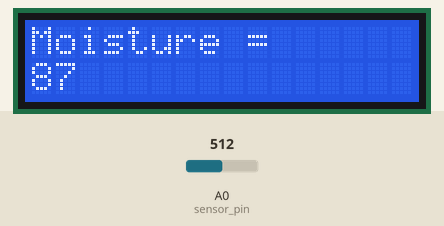
Simulated run of this sketch. Board: Arduino Uno, built with avr-gcc and run on an emulated ATmega328P. On the bench: 16×2 character LCD. Inputs (shaded band) come from the test bench; at power-on: A0 (sensor_pin) = 512. What the sketch prints to the serial monitor is not drawn.

Above: at 1.2 s.
1.3 s: A0 (sensor_pin) set to 716
At 2.8 s:
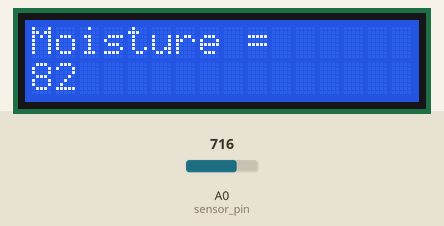
5.4 s: A0 (sensor_pin) set to 900
At 6.9 s:
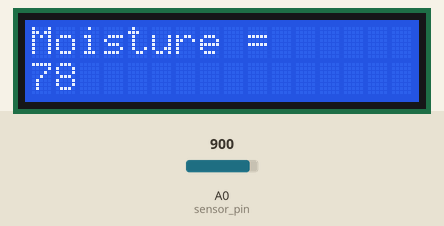
8.6 s: A0 (sensor_pin) set to 1023
At 10.0 s:
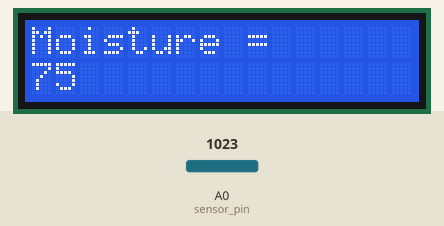
Timing chart, 0 to 11.6 s (numbered marks = the images above; inputs shaded):
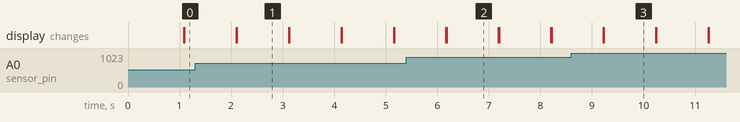

Measured:
- after the input at 1.3 s, the display: first differs from a run without the input after 0.81 s (image 1)
- after the input at 5.4 s, the display: first differs from a run without the input after 0.78 s (image 2)
- after the input at 8.6 s, the display: first differs from a run without the input after 0.63 s (image 3)
- what the display in image 1 shows lasts 1.0 s, from 2.1 s to 3.1 s

The sketch:

LCD_Soil.ino
```cpp
#include <LiquidCrystal_I2C.h>

int _moisture,sensor_analog;
const int sensor_pin = A0;
// set the LCD number of columns and rows
int lcdColumns = 16;
int lcdRows = 2;

// set LCD address, number of columns and rows
// if you don't know your display address, run an I2C scanner sketch
LiquidCrystal_I2C lcd(0x27, lcdColumns, lcdRows);

void setup(){
  // initialize LCD
  Serial.begin(115200);
  lcd.init();
  // turn on LCD backlight
  lcd.backlight();
}

void loop(){
  // set cursor to first column, first row
  lcd.setCursor(0, 0);

  sensor_analog = analogRead(sensor_pin);
  _moisture = ( 100 - ( (sensor_analog/4095.00) * 100 ) );
  Serial.print("Moisture = ");
  Serial.print(_moisture);  /* Print Temperature on the serial window */
  Serial.println("%");
  lcd.print("Moisture = ");
  lcd.setCursor(0, 1);
  lcd.print(_moisture);


  delay(1000);
  lcd.clear();
}
```
